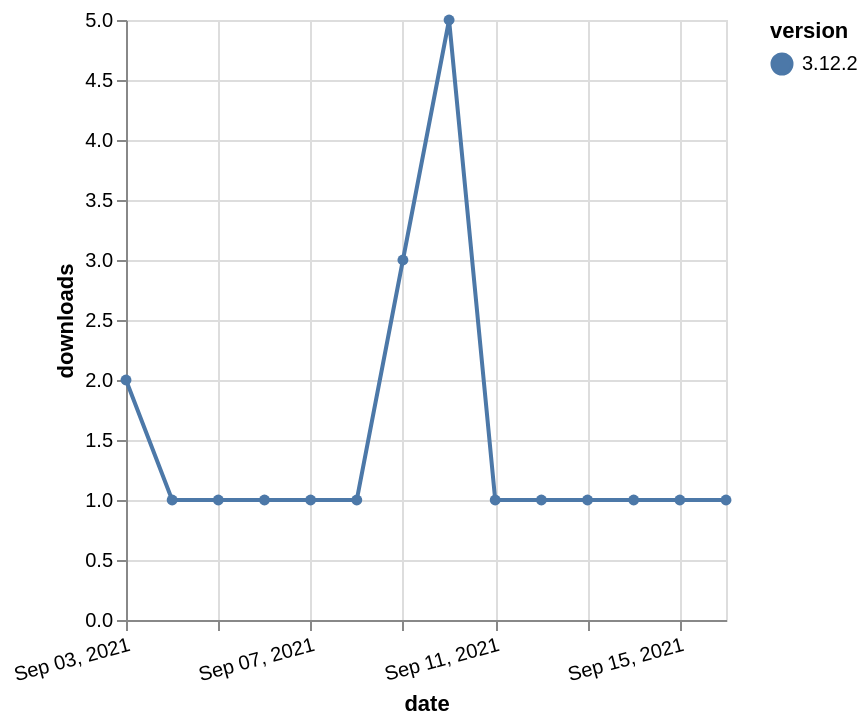

The Vega-Lite source for this figure:
### Vega-Lite specification from a JSON file in a GitHub repository (floating-point values rounded to 4 significant figures)
{"$schema": "https://vega.github.io/schema/vega-lite/v5.json", "description": "A simple bar chart with embedded data.", "data": {"values": [{"date": "2021-09-03", "total": 538, "delta": 2, "version": "3.12.2"}, {"date": "2021-09-04", "total": 539, "delta": 1, "version": "3.12.2"}, {"date": "2021-09-05", "total": 540, "delta": 1, "version": "3.12.2"}, {"date": "2021-09-06", "total": 541, "delta": 1, "version": "3.12.2"}, {"date": "2021-09-07", "total": 542, "delta": 1, "version": "3.12.2"}, {"date": "2021-09-08", "total": 543, "delta": 1, "version": "3.12.2"}, {"date": "2021-09-09", "total": 546, "delta": 3, "version": "3.12.2"}, {"date": "2021-09-10", "total": 551, "delta": 5, "version": "3.12.2"}, {"date": "2021-09-11", "total": 552, "delta": 1, "version": "3.12.2"}, {"date": "2021-09-12", "total": 553, "delta": 1, "version": "3.12.2"}, {"date": "2021-09-13", "total": 554, "delta": 1, "version": "3.12.2"}, {"date": "2021-09-14", "total": 555, "delta": 1, "version": "3.12.2"}, {"date": "2021-09-15", "total": 556, "delta": 1, "version": "3.12.2"}, {"date": "2021-09-16", "total": 557, "delta": 1, "version": "3.12.2"}]}, "width": "container", "mark": {"type": "line", "point": {"filled": true}}, "encoding": {"x": {"field": "date", "type": "temporal", "timeUnit": "yearmonthdate", "title": "date", "axis": {"labelAngle": -15}}, "y": {"field": "delta", "type": "quantitative", "title": "downloads"}, "color": {"field": "version", "type": "nominal"}, "tooltip": {"field": "delta"}}}
